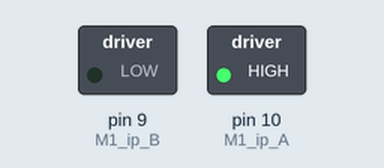
Simulated run of this sketch. Board: Arduino Uno, built with avr-gcc and run on an emulated ATmega328P. Parts: switched loads named in the sketch (green lamp = pin HIGH).

Above: at 1.5 s.
At 3.5 s:
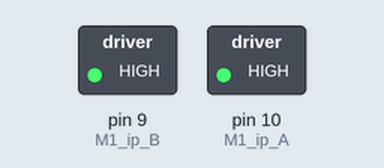
At 5.5 s:
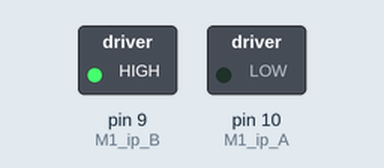
Timing chart, 0 to 10.4 s (numbered marks = the images above):
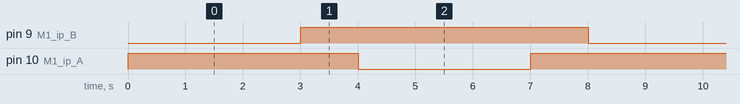

The sketch:

Control_the_direction_of_the_motor.ino
```cpp
// Define the control pins for the motor
const int M1_ip_A = 10; // Motor control pin A
const int M1_ip_B = 9;  // Motor control pin B

void setup() {
  // Set motor control pins as output
  pinMode(M1_ip_A, OUTPUT);
  pinMode(M1_ip_B, OUTPUT);
}

void loop() {
  // Rotate motor Clockwise
  digitalWrite(M1_ip_A, HIGH);
  digitalWrite(M1_ip_B, LOW);
  delay(3000); // Run for 3 seconds

  // Brake (both pins HIGH)
  digitalWrite(M1_ip_A, HIGH);
  digitalWrite(M1_ip_B, HIGH);
  delay(1000); // Brake for 1 second

  // Rotate motor Anti-Clockwise
  digitalWrite(M1_ip_A, LOW);
  digitalWrite(M1_ip_B, HIGH);
  delay(3000); // Run for 3 seconds

  // Brake again
  digitalWrite(M1_ip_A, HIGH);
  digitalWrite(M1_ip_B, HIGH);
  delay(1000); // Brake for 1 second
}
```

Measured:
- by itself, pin 9 (M1_ip_B): alternates HIGH for 5.0 s and LOW for 3.0 s
- by itself, pin 10 (M1_ip_A): repeats every 8.0 s: LOW 3.0 s, HIGH 5.0 s
- by itself, everything shown: repeats every 8.0 s, in 4 steps
